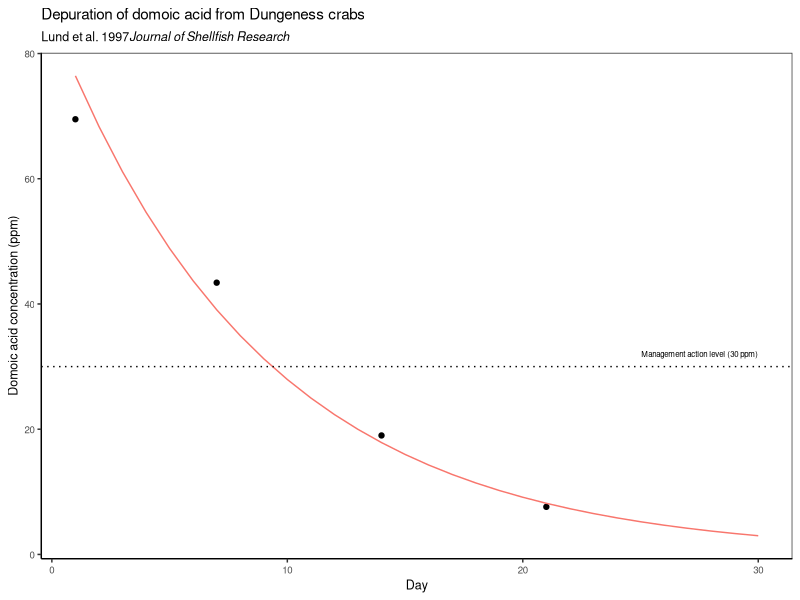

Here is the R script that generated this plot: (Note: this script raises an error after producing the figure.)

# Read data
################################################################################

# Clear workspace
rm(list = ls())

# Packages
library(tidyverse)

# Directories
indir <- "data/moore/processed"
outdir <- "data/da_samples/data"
plotdir <- "figures"
tabledir <- "tables"

# Packages
library(tidyverse)


# Build data and fit model
################################################################################

# Lund 1997 data
# μg = ppm 
data <- tibble(day=c(1,7,14,21),
               n=c(8,6,7,7),
               da_ppm=c(69.5, 43.4, 19, 7.6),
               perc=c(100, 62, 27, 11))

# Fit exponential decay
lmfit <- lm(log(da_ppm) ~ day, data)

# Inspect 
lmfit
summary(lmfit)
b <- coef(lmfit)[2] * 100
halflife_days <- log(2) / b
halflife_days * 24

# Predictions for plotting
x <- seq(1,30,1)
y <- exp(predict(lmfit, newdata = data.frame(day=x)))
preds <- tibble(x=x,
                y=y)


# Build data and fit model
################################################################################

# Setup theme
my_theme <- theme(axis.text=element_text(size=7),
                  axis.title=element_text(size=9),
                  plot.subtitle = element_text(size=9),
                  plot.title=element_text(size=11),
                  legend.position="none",
                  panel.grid.major = element_blank(), 
                  panel.grid.minor = element_blank(),
                  panel.background = element_blank(), 
                  axis.line = element_line(colour = "black"))

# Plot data and fit
g <- ggplot(data, aes(x = day, y = da_ppm)) + 
  geom_point() + 
  geom_line(preds, mapping=aes(x=x, y=y, color = "red")) +
  geom_hline(yintercept=30, linetype="dotted") +
  annotate("text", x=30, y=32, hjust=1, label="Management action level (30 ppm)", size=2) +
  labs(x="Day", y="Domoic acid concentration (ppm)", 
       title="Depuration of domoic acid from Dungeness crabs",
       subtitle=expression("Lund et al. 1997"*italic("Journal of Shellfish Research"))) +
  theme_bw() + my_theme
g

# Export
ggsave(g, filename=file.path(plotdir, "FigSX_lund_depuration_rate.png"), 
       width=4, height=4, units="in", dpi=600)





